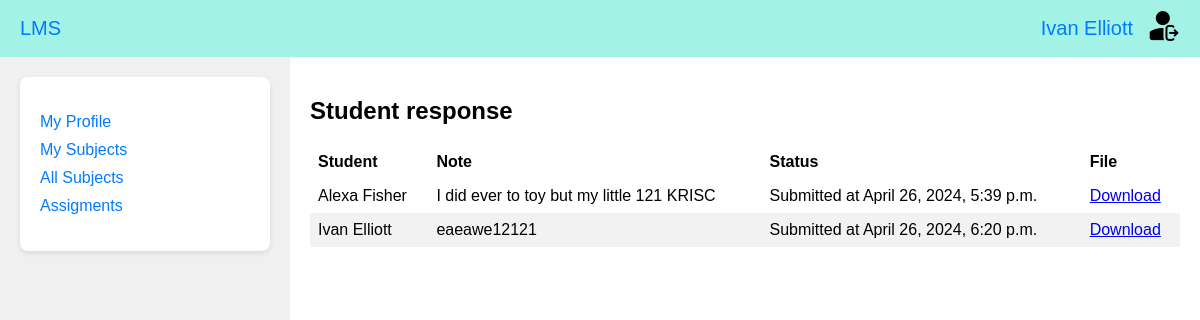
Screenshot of /assigment/3/ (signed in) with the database file from the repository.
### accounts_app/models.py (models this page shows, shortened)
class CustomUser(AbstractUser):
    username = None
    email = models.EmailField(_("email address"), unique=True)
    first_name = models.CharField(
        max_length=100, null=False, blank=False, verbose_name=_("First Name")
    )
    last_name = models.CharField(
        max_length=100, null=False, blank=False, verbose_name=_("Last Name")
    )
    passport_number = models.CharField(
        max_length=11, null=False, blank=False, verbose_name=_("Personal Number")
    )
    USERNAME_FIELD = "email"
    REQUIRED_FIELDS = ["first_name", "last_name", "passport_number"]
    objects = CustomUserManager()

### universities_app/models.py (models this page shows)
class AssignmentResponse(models.Model):
    parent_assignment = models.ForeignKey(
        "Assignment", on_delete=models.CASCADE, verbose_name=_("Parent assignment")
    )
    student = models.ForeignKey('Student', on_delete=models.CASCADE, verbose_name=_('Student'))
    student_note = models.TextField(verbose_name=_("Student Note"))
    submit_date = models.DateTimeField(verbose_name=_("Submit Date"))
    assignment_file = models.FileField(upload_to=user_directory_path, verbose_name=_("Assignment file"))
    class Meta:
        verbose_name = _("Assignment response")
        verbose_name_plural = _("Assignment responses")

class Student(models.Model):
    user = models.OneToOneField(
        "accounts_app.CustomUser", on_delete=models.CASCADE, verbose_name=_("User")
    )
    first_name = models.CharField(
        max_length=200, verbose_name=_("Student first name"), blank=True
    )
    last_name = models.CharField(
        max_length=200, verbose_name=_("Student last name"), blank=True
    )
    faculty = models.ForeignKey(
        "Faculty", on_delete=models.CASCADE, verbose_name=_("Faculty")
    )
    class Meta:
        verbose_name = _("Student")
        verbose_name_plural = _("Students")
    def __str__(self):
        return f"{self.first_name} {self.last_name}"

### universities_app/views.py (the view)
# urls.py: path('assigment/<int:assigment_id>/', AssignmentDetailView.as_view(), name='assigment'),
@method_decorator(login_required(login_url='/'), name='dispatch')
class AssignmentDetailView(ListView):
    model = Assignment
    template_name = 'universities_app/lecturer/assigment_detail.html'
    pk_url_kwarg = 'assigment_id'
    def get_context_data(self, **kwargs):
        context = super().get_context_data(**kwargs)
        queryset = Assignment.objects.filter(pk=self.kwargs['assigment_id'])
        context['results'] = AssignmentResponse.objects.filter(parent_assignment__in=queryset)
        return context

### templates/universities_app/lecturer/assigment_detail.html (shortened to what this page needs)
{% load static %}
<!DOCTYPE html>
<html lang="en">
<head>
    <link rel="stylesheet" href="{% static 'css/main_styles.css' %}?v=2">
</head>
<body>
    {% include 'menu.html' %}
    <div class="main-page">
        <div class="main-page-content">
            <div class="sidebar">
                <div class="box">
                    <ul>
                        <li><a href="{% url 'profile' %}">My Profile</a></li>
                        <li><a href="{% url 'subjects' %}">My Subjects</a></li>
                        <li><a href="{% url 'all_subjects' %}"> All Subjects</a></li>
                        <li><a href="{% url 'assigments' %}">Assigments</a></li>
                    </ul>
                </div>
            </div>
            <div class="content">
                    <h2>Student response</h2>
                    <table>
                        <thead>
                          <tr>
                            <th>Student</th>
                            <th>Note</th>
                            <th>Status</th>
                            <th>File</th>
                          </tr>
                        </thead>
                        <tbody>
                            {% for response in results %}
                            <tr>
                                <td>{{response.student}}</td>
                                <td>{{response.student_note}}</td>
                                <td>Submitted at {{response.submit_date}}</td>
                                <td><a href="{{response.assignment_file.url}}" download>Download</a></td>
                            </tr>
                            {% endfor %}
                        </tbody>
                    </table>
            </div>
        </div>
    </div>
</body>
</html>

### templates/menu.html
{% load static %}
<div class="top-bar">
    <div class="university">
        <a href="{% url 'main' %}">LMS</a>
    </div>
    <div class="user-info">
        <a href="{% url 'profile' %}" class="user-profile">
            {{ user.first_name }} {{ user.last_name }}
        </a>
        <a href="{% url 'logout' %}">
            <img src="{% static 'images/logout.png' %}" alt="Logout">
        </a>
    </div>
</div>

### static/css/main_styles.css (style rules this page uses)
body { margin: 0; padding: 0; font-family: Arial, sans-serif; }
.top-bar { background-color: #a2f3e6; color: #007bff; padding: 10px 20px; display: flex; justify-content: space-between; align-items: center; font-size: 20px; }
.university a, .user-info a { color: #007bff; text-decoration: none; }
.user-info { display: flex; align-items: center; }
.user-profile { margin-right: 15px; }
.main-page { display: flex; flex-direction: column; height: 100vh; }
.main-page-content { display: flex; flex: 1; }
.sidebar { width: 250px; background-color: #f0f0f0; padding: 20px; }
.content { flex: 1; padding: 20px; }
.box { background-color: #ffffff; padding: 20px; border-radius: 8px; box-shadow: 0 2px 5px rgba(0, 0, 0, 0.1); }
.box ul { list-style-type: none; padding: 0; }
.box li { margin-bottom: 10px; }
.box a { text-decoration: none; color: #007bff; }

### templates/universities_app/lecturer/assigment_detail.html (style rules this page uses)
table { border-collapse: collapse; width: 100%; }
th, td { text-align: left; padding: 8px; }
tr:nth-child(even) { background-color: #f2f2f2; }
.main-page-content { display: flex; justify-content: space-between; }

### rows the page displays
CustomUser: first_name "Ivan", last_name "Elliott"
AssignmentResponse: student "Alexa Fisher", student_note "I did ever to toy but my little 121 KRISC", submit_date "April 26, 2024, 5:39 p.m."
AssignmentResponse: student "Ivan Elliott", student_note "eaeawe12121", submit_date "April 26, 2024, 6:20 p.m."
